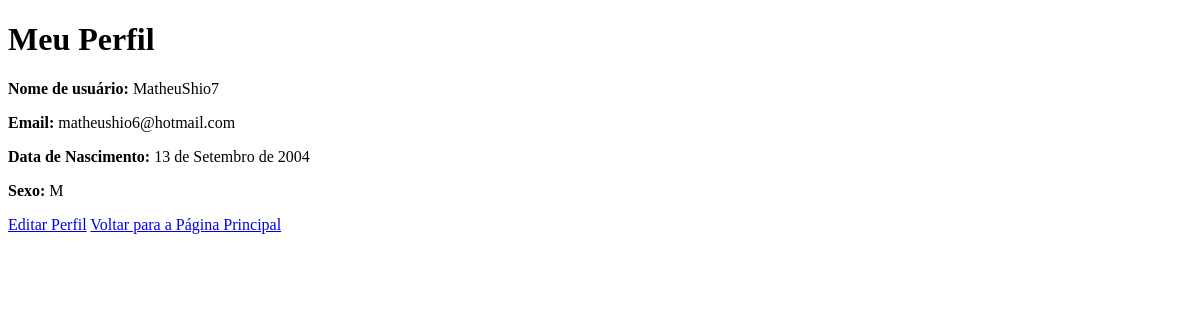
Before: /usuarios/perfil/ (signed in) with the older database file.
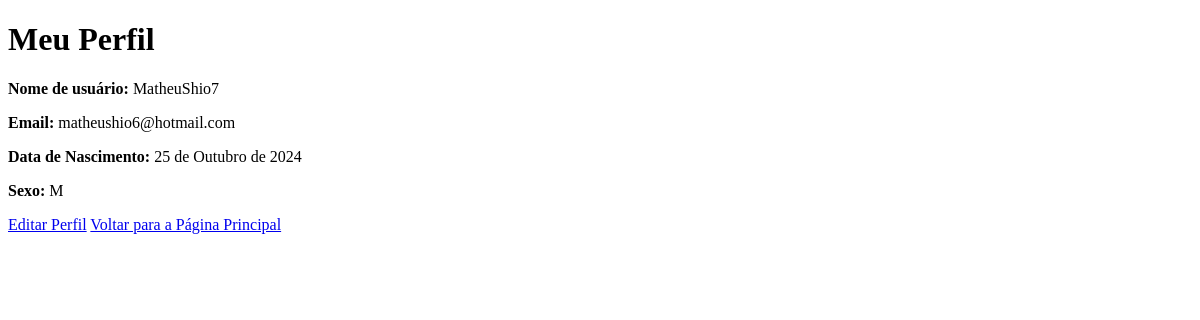
After: the same page with the newer database file.
### usuarios/models.py (models this page shows)
class Usuario(AbstractUser):
    data_nascimento = models.DateField(null=True, blank=True)
    sexo = models.CharField(max_length=1, choices=[('M', 'Masculino'), ('F', 'Feminino')])

### usuarios/views.py (the view)
# urls.py: path('perfil/', views.perfil_usuario, name='perfil_usuario'),
@login_required
def perfil_usuario(request):
    return render(request, 'usuarios/perfil.html', {'usuario': request.user})

### usuarios/templates/usuarios/perfil.html (shortened to what this page needs)
<!DOCTYPE html>
<html lang="pt-br">
<head>
</head>
<body>
    <h1>Meu Perfil</h1>
    <p><strong>Nome de usuário:</strong> {{ usuario.username }}</p>
    <p><strong>Email:</strong> {{ usuario.email }}</p>
    <p><strong>Data de Nascimento:</strong> {{ usuario.data_nascimento }}</p>
    <p><strong>Sexo:</strong> {{ usuario.sexo }}</p>
    <a href="{% url 'editar_perfil' %}">Editar Perfil</a>
    <a href="{% url 'pagina_principal' %}">Voltar para a Página Principal</a>
</body>
</html>

Changed rows visible on the page:
changed Usuario "MatheuShio7": data_nascimento "13 de Setembro de 2004" → "25 de Outubro de 2024"
